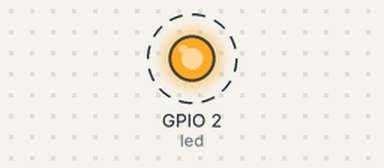
The sketch below on a simulated ESP8266 (NodeMCU). Parts: output pins drawn as LEDs (lit = HIGH). Dashed ring = blinking. Random numbers use the default seed unless the sketch sets one; what the sketch prints to the serial monitor is not drawn.

Above: at 0.05 s.
Timing chart, 0 to 3.0 s (numbered marks = the images above):
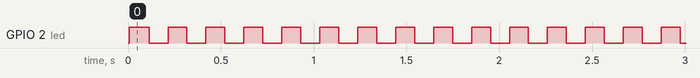

The sketch:

PET_Transmissor_Esp8266.ino
```cpp
// ESP 8266 2 Board MAC Address:  A0:20:A6:1A:4B:01
// ESP 8266 3 Board MAC Address:  5C:CF:7F:EE:B1:06
// ESP 8266 sem nome Endereço MAC:80:7D:3A:3E:54:D7
// ESP 8266 tvs      Endereço MAC:80:7D:3A:3E:55:0D
// ESP 32 Board MAC Address:  24:0A:C4:31:93:20
//esp01 80:7D:3A:3E:55:0D
/*** ESP-NOW: TRANSMISSOR Broadcast com ESP-Now*/
#include <Arduino.h>
#include <ESP8266WiFi.h>
#include <espnow.h>
// ESP8266 endereço Mac (primeiro par)
uint8_t mac_peer1[] = {0x80, 0x7D, 0x3A, 0x3E, 0x54, 0xD7};
// ESP8266 endereço Mac (segundo par)
uint8_t mac_peer2[] = {0x80, 0x7D, 0x3A, 0x3E, 0x55, 0x0D};
//uint8_t mac_peer2[] = {0x80, 0x7D, 0x3A, 0x3E, 0x55, 0x0D};
#define led 2

////////////////////////////////////////////////
typedef struct message {
  int red;
  int green;
  int blue;
};
struct message myMessage;
////////////////////////////////////////////////
void onSent(uint8_t *mac_addr, uint8_t sendStatus) {
  Serial.print("Status: ");
  Serial.println(sendStatus);
}
////////////////////////////////////////////////
void setup() {
  pinMode(led, OUTPUT);
  Serial.begin(115200);
  ESP.eraseConfig();
  WiFi.mode(WIFI_STA);
  WiFi.disconnect();
  Serial.print("Mac Address: ");
  Serial.print(WiFi.macAddress());
  Serial.println("ESP-Now enviar ");
  // Iniciando o ESP-NOW
  if (esp_now_init() != 0) {
    Serial.println("Problema na iniciação ESP-NOW ");
    return;
  }
  esp_now_set_self_role(ESP_NOW_ROLE_CONTROLLER);
  Serial.println("Registrando o par 1 ");
  esp_now_add_peer(mac_peer1, ESP_NOW_ROLE_SLAVE, 1, NULL, 0);
  Serial.println("Registrando o par 2 ");
  esp_now_add_peer(mac_peer2, ESP_NOW_ROLE_SLAVE, 1, NULL, 0);
  Serial.println("Registrando a função enviar callback ");
  esp_now_register_send_cb(onSent);
}
////////////////////////////////////////////////
void loop() {
  digitalWrite(led, !digitalRead(led));
  myMessage.red = random(0, 254);;
  myMessage.green = random(0, 254);;
  myMessage.blue = random(0, 254);;
  Serial.println("Enviar nova mensagem ");
  Serial.print("Vermelho: ");
  Serial.println(myMessage.red);
  Serial.print("Verde:    ");
  Serial.println(myMessage.green);
  Serial.print("Azul:     ");
  Serial.println(myMessage.blue);
  Serial.println(WiFi.macAddress());
  esp_now_send(NULL, (uint8_t *) &myMessage, sizeof(myMessage));
  delay(100);
}
```

Measured:
- by itself, GPIO 2 (led): alternates HIGH for 0.10 s and LOW for 0.10 s
